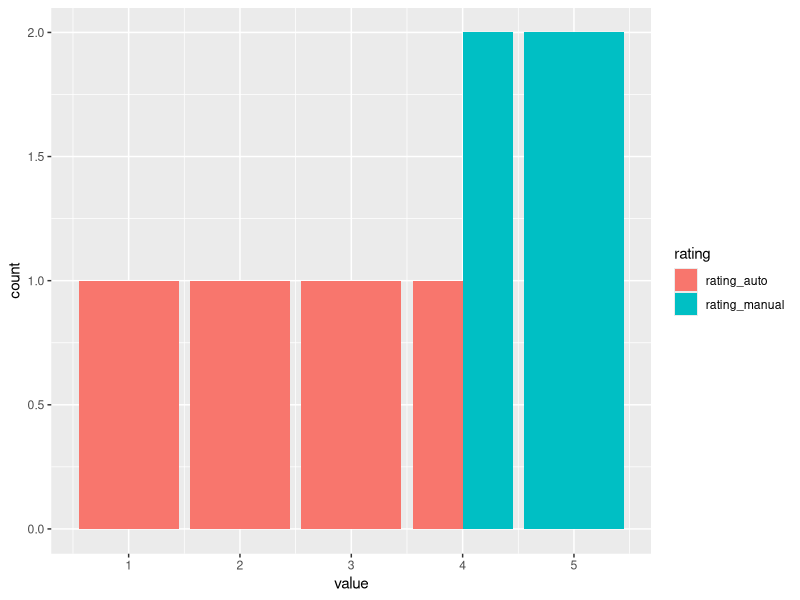

Write R code to recreate this figure.
## ---- chunk 1
#| code-fold: true
#| message: false
library(tidyverse)
library(knitr)

df <- tribble (
  ~employee, ~rating_manual, ~rating_auto,
  "Ellie", 5, 3,
  "Sam", 4, 1,
  "Remmy", 4, 2,
  "Brandy", 5, 4
)

kable(df)

df_longer <- df |> 
  pivot_longer(
    cols = !employee, 
    names_to = "rating", 
    values_to = "value"
  )

kable(df_longer)
## ---- chunk 2
library(ggplot2)

ggplot2::ggplot(df_longer, aes(x = value, fill = rating)) +
  geom_bar(position = "dodge")
